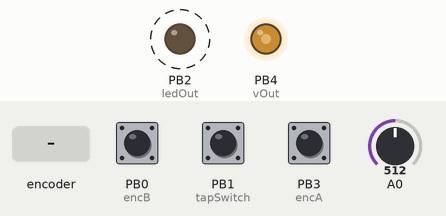
A sketch run on a simulated ATtiny85, built with avr-gcc and run on an emulated ATtiny85. Parts: output pins drawn as LEDs (lit = HIGH). Dashed ring = blinking. The test bench sets the inputs (shaded band); at power-on: A0 = 512, PB0 (encB) HIGH, PB1 (tapSwitch) LOW, PB3 (encA) HIGH. Random numbers use the default seed unless the sketch sets one.

Above: at 1.2 s.
1.3 s: A0 set to 913
At 1.87 s:
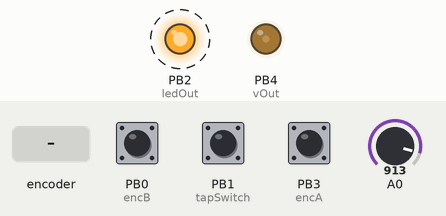
4.3 s: A0 set to 934
At 5.6 s:
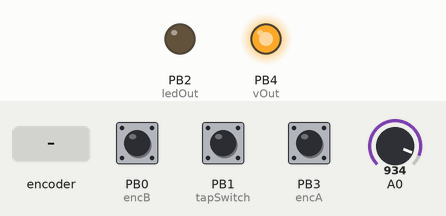
6.5 s: rotary encoder on PB3 (encA) / PB0 (encB) turned 1 step (first pin leading)
At 7.61 s:
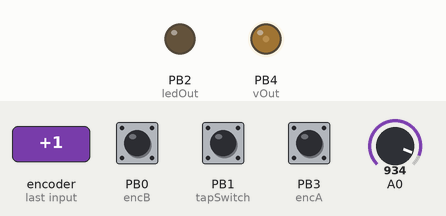
Timing chart, 0 to 15.7 s (numbered marks = the images above; inputs shaded):
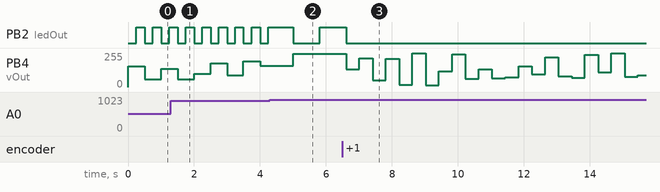

The sketch:

SampleHold.ino
```cpp
#include <avr/io.h>
#include <avr/interrupt.h>
#include <util/atomic.h>

// Assign pins

//DigitalPin Assignments
const unsigned int tapSwitch = 1;
const unsigned int ledOut = 2;
const unsigned int vOut = 4;
const unsigned int encA = 3;
const unsigned int encB = 0;

//AnalogPin Assignment
const unsigned int encSW = 0;
const unsigned int encSWDig = 5;

// Initiate encoder stuff
volatile int lastEnc = 0;

// Initiate the tap tempo button stuff
int buttonState;
int lastButtonState = LOW; // Previous state of tap tempo switch
int tapStatus = LOW; // Current status of the tap tempo switch

unsigned long lastDebounceTime = 0; // initiate the debounce time counter
unsigned long debounceDelay = 100; // How long we enforce a debounce

unsigned int prevTaps = 0; // How many taps we have in our history
unsigned int tapTimeout; // numSeconds*1000
unsigned int maxTaps = 10; // Max number of taps to keep in history
unsigned int prevTimes [10]; // Array for storing the tap periods
unsigned int tapTime; // Averaged value of times in tap history
unsigned int prevTapTime; // Previous averaged tap tempo time
unsigned int useTap; // This is used to determine if we have enough taps to calculate the tap period
unsigned int prevTapDelay; // This is used for debouncing the tap tempo switch
unsigned int numSteps = 128; //number of divisions allowable between the maximum and minimum hold period

//Set up bounds for how fast/slow we allow things to go before divisions
unsigned long minFreq = 0.5; // Minimum frequency in Hz
unsigned int maxFreq = 20; // Maximum frequency in Hz
unsigned int minTime; // shortest allowable period between changes in voltage level
unsigned int maxTime; // longest allowable period between changes in voltage level
unsigned int timeStep; // The amount of time between divisions over the range of [minTime:maxTime]
unsigned int usePattern; //Whether or not we are using the pattern, determined by encoder switch
unsigned int encSWCount = 0; // Counter for how many times the switch has been pressed. Used for determining multiplier/pattern
unsigned int prevSWState = LOW;

unsigned int defaultSampleTime; //duration in ms of a 120 bpm default tempo
unsigned int sampleTime; //set this to the default
unsigned int prevSampleTime; //set this to the default
unsigned int currentMillis; // Used for debouncing tap tempo switch
unsigned int prevMillis; // Used for keeping track of LED blinking
unsigned int prevVoltMillis; // Used for keeping track of voltage
unsigned int prevPatternMillis = 0; // Used for keeping track of pattern step time
unsigned int patternSampleTime = 0;
unsigned int maxLEDTime = 300; //Maximum LED blink on duration in ms
unsigned int currLEDState = LOW; // LED starts off off
unsigned int currLEDOffInterval; // How long the LED has been off
unsigned int currLEDOnInterval; // How long the LED has been on
unsigned int blinkDuration; // How long should the LED be on
unsigned int currVoltInterval; // How long have we held the current voltage level
unsigned int voltDuration; // How long do we need to hold the current voltage level

unsigned int multiplier = 1; // How much to divide the tapped tempo
unsigned int prevMultiplier = 1; // Last multiplier for checking to see what we need to do
unsigned int patternMultiplier = 1; // Keeps track of the current multiplier for the pattern function
unsigned int prevTempo; // Last tempo that we indicated
unsigned int patternCount = 0; // Indicates were in our tempo pattern we are

const unsigned int minPWM = 10; //Minimum PWM duty cycle
const unsigned int minPWMDelta = 10; //Minimum separation between voltage levels
unsigned int prevDutyCycle;

unsigned int updateMult = 0;
unsigned int updateLEDInterval = 1;

void setup() {
  //Define what each pin is
  pinMode(encA, INPUT);
  pinMode(encB, INPUT);
  pinMode(encSWDig, INPUT_PULLUP);
  pinMode(tapSwitch, INPUT_PULLUP);
  pinMode(vOut, OUTPUT);
  pinMode(ledOut, OUTPUT);

  //Set up the initial state of the pins
  digitalWrite(encA, HIGH);
  digitalWrite(encB, HIGH);
  //digitalWrite(encSW, LOW);
  digitalWrite(tapSwitch, LOW);
  digitalWrite(ledOut, LOW);
  digitalWrite(vOut, LOW);

  defaultSampleTime = round(60 / 180 * 1000); //duration in ms of a 120 bpm default tempo
  sampleTime = round(60 / 180 * 1000); //set this to the default
  prevSampleTime = round(60 / 180 * 1000); //set this to the default
  tapTime = 500;
  prevTapTime = 500;
  prevTapDelay = 0;

  prevMillis = millis();
  prevVoltMillis = millis();

  //Initialize the voltage out
  int newDutyCycle = random(minPWM, 255);
  prevDutyCycle = newDutyCycle;

  //Update the output PWM duty cycle
  analogWrite(vOut, newDutyCycle);

  minTime = 50; // 1/maxFreq*1000 shortest allowable period between changes in voltage level
  maxTime = 5000; // round(1 / minFreq * 1000); // longest allowable period between changes in voltage level
  timeStep = round(4950 / 1024); // The amount of time between divisions over the range of [minTime:maxTime]
  tapTimeout = 2500; // How long to keep waiting for taps

  TCCR1 = (TCCR1 & 0b11110000) | 0b0001;
  //Set up an ISR for the encoder switch pin so that it reacts instantly
  //and to reduce loop execution time with determining multiplier
  GIMSK = 0b00100000; //enable pin change interrupts
  PCMSK = 0b00001001; //enable PB3 and PB4 as pin change interruptible
  sei(); //start interrupt service
}


void loop() {
  //Update the multiplier by polling the encoder switch
  updateMultiplier();

  //Check to see if tap tempo is used
  checkTapTempo();

  //Update the sample time based on above
  updateSampleTime();

  currentMillis = millis();

  //Update the random voltage generation
  //voltageOut();

  //Update the LED blink rate
  //Blink LED for 1/2 period with a max illumination of maxLEDTime ms per period
  updateVoltageandLED();
}


//Interrupt handling
ISR (PCINT0_vect) {
  int  readA1 = digitalRead(encA);
  int  readB1 = digitalRead(encB);

  delayMicroseconds(2000); //Brute force debouncing
  int  readB2 = digitalRead(encB);
  int  readA2 = digitalRead(encA);

  if (readA1 == readA2 && readB1 == readB2) {

    int MSB = readA1;
    int LSB = readB1;

    int encoded = (MSB << 1) | LSB; // shift MSB by one bit and append LSB
    int sum = (lastEnc << 2) | encoded; // shift last ENC value by two bits and append the latest two

    //Clockwise turn
    if (sum == 0b1101 || sum == 0b0100 || sum == 0b0010 || sum == 0b1011) {
      tapTime = (tapTime / multiplier) - timeStep;

      if (tapTime < minTime) {
        tapTime = minTime;
      }
    }
    //Counterclockwise turn
    else if (sum == 0b1110 || sum == 0b0111 || sum == 0b0001 || sum == 0b1000) {
      tapTime = (tapTime / multiplier) + timeStep;

      if (tapTime > maxTime) {
        tapTime = maxTime;
      }
    }
    lastEnc = encoded;
  }

}


void updateMultiplier() {
  // Poll the switch, but let the encoders use the interrupts

  int currSW = analogRead(encSW) > 925;
  int isDebounced = 0;

  if (currSW == HIGH) {
    delay(100);

    int tempSW = analogRead(encSW) > 925;

    if (tempSW == currSW || prevSWState == LOW) {
      encSWCount++;
      updateMult = 1;
      isDebounced = 1;
      prevSWState = HIGH;
    }
    else {
      prevSWState = LOW;
    }
  }

  //Check to see what the multiplier is and if we are using the pattern
  if (updateMult && isDebounced) {
    switch (encSWCount) {
      case 0:
        multiplier = 1;
        usePattern = 0;
        break;
      case 1:
        multiplier = 2;
        usePattern = 0;
        break;
      case 2:
        multiplier = 4;
        usePattern = 0;
        break;
      case 3:
        multiplier = 1;
        usePattern = 1;
        break;
      case 4:
        multiplier = 1;
        usePattern = 0;
        encSWCount = 0;
        break;
    }
    patternCount = 0;
    isDebounced = 0;
  }
}


void updateSampleTime() {
  int tempSampleTime = round(tapTime / multiplier);

  if (usePattern != 1) {
    //If we are more than 5 ms off and not using pattern, update the sampleTime
    if ((abs(tapTime - prevTapTime) >= 5) && !updateMult) {
      tempSampleTime = tapTime;
      prevTapTime = tapTime;
      patternMultiplier = 1;
      multiplier = 1;
      encSWCount = 0; // If we change the tempo, reset encoder count and go to a multiplier of 1
      updateLEDInterval = 1;
    }
    // If the multiplier has changed, update
    else if (updateMult) {
      //tempSampleTime = round(tapTime / multiplier); //Round to nearest ms
      updateMult = 0;
      prevMillis = millis();
      updateLEDInterval = 1;
    }
  }
  // If we are using the pattern, handle everything for that here
  else {
    int currPatternMillis = millis();
    if (currPatternMillis - prevPatternMillis >= patternSampleTime) {
      updateLEDInterval = 1;
      //create the pattern for the switch as one quarter and 2 eighth notes
      switch (patternCount) {
        case 0:
          patternMultiplier = 1;
          break;
        case 1:
          patternMultiplier = 2;
          break;
        case 2:
          patternMultiplier = 2;
          break;
        case 3:
          patternCount = 0;
          patternMultiplier = 1;
          break;
      }
      patternCount++;
      patternSampleTime = round(tapTime / patternMultiplier);
      tempSampleTime = patternSampleTime;
      prevPatternMillis = currPatternMillis;
    }

  }

  sampleTime = tempSampleTime;
}


//Code for debouncing tap tempo switch
void switchDebounce() {
  int reading = digitalRead(tapSwitch);

  //int reading = analogRead(0) > 950;

  if (reading != lastButtonState) {
    lastDebounceTime = millis();
  }

  if ((millis() - lastDebounceTime) > debounceDelay) {

    if (reading != buttonState) {

      buttonState = reading;

      if (buttonState == HIGH) {
        tapStatus = HIGH;
      }
    }
  }

  lastButtonState = reading;
}


void checkTapTempo() {

  //Check to see if the tap tempo switch has been pressed
  switchDebounce();

  if (tapStatus == HIGH) {

    tapStatus = LOW;
    //Check to see if we already have a tap tempo history. If so, add this to
    //the history. If not, start a new count.
    if (prevTaps > 0) {
      int currTime = millis();
      int currDelay = currTime - prevTapDelay;
      // Check to make sure we didn't time out
      if (currDelay < tapTimeout) {
        //Set the flag for using tap tempo
        useTap = 1;

        // Create the temp array for storing times in
        unsigned int newPrevTimes [maxTaps];

        if (prevTaps < maxTaps) {

          //Fill up the new array with all the old values first
          for (int k = 0; k < prevTaps - 1; k++) {
            newPrevTimes[k] = prevTimes[k];
          }

          //Then add in the new value at the end
          newPrevTimes[prevTaps - 1] = currDelay;
          prevTaps++;

        } // End if prevTaps < maxTaps
        // If we have filled the tap buffer
        /*
          else {

          //Fill up the new array with all the old values first
          for (int k = 0; k < prevTaps - 1; k++) {
            newPrevTimes[k] = prevTimes[k + 1];
          }

          //Then add in the new value at the end
          newPrevTimes[maxTaps-1] = currDelay;
          prevTaps = maxTaps;
          }
        */
        for (int nTime = 0; nTime < maxTaps; nTime++) {
          prevTimes[nTime] = newPrevTimes[nTime];
        }

      } // End if currDelay < tapTimeout
      else {
        //If we timeout, reset the counter and zero out the tempo array
        prevTaps = 1;

        for (int i = 0; i < maxTaps; i++) {
          prevTimes[i] = 0;
        }

        useTap = 0;
      } // End if tap has timed out
    } // End if prevTaps > 0
    // If we do not have any previous taps (first tap after timeout)
    else {
      prevTaps = 1;

      for (int i = 0; i < maxTaps; i++) {
        prevTimes[i] = 0;
      }

      useTap = 0;
    }

    if (useTap == 1 && prevTaps > 2) {
      //Calculate the average polling time, including the multiplier and the random switch
      int sum, loop, numVals;
      float avg;

      sum = avg = 0;
      numVals = 0;

      for (loop = 0; loop < prevTaps - 1; loop++) {
        if (prevTimes[loop] != 0) {
          sum += prevTimes[loop];
          numVals++;
        }
      }
      avg = (float)sum / numVals;
      tapTime = round(avg);
      multiplier = 1;
      encSWCount = 0;
    }
    else {
      //If we don't have the information to produce a tap tempo, stick with what we have
    }
    prevTapDelay = millis();
  }

}


/*
//Code to produce the voltage
void voltageOut() {

  //If we have reached sampleTime or we have changed how long to hold, get a new voltage. Otherwise, don't do anything
  if (currentMillis - prevVoltMillis >= sampleTime || updateLEDInterval) {
    // Create the new duty cycle. PWM operates on 0-255 range for duty cycle
    int newDutyCycle = random(minPWM, 255);

    while (abs(newDutyCycle - prevDutyCycle) < minPWMDelta) {
      newDutyCycle = random(minPWM, 255);
    }

    //Update the output PWM duty cycle
    analogWrite(vOut, newDutyCycle);
    prevDutyCycle = newDutyCycle;
    prevVoltMillis += sampleTime;
  }

}
*/

//Code for LED flashing update
void updateVoltageandLED() {

  if (usePattern != 1) {
    if (updateLEDInterval) {
      updateLEDInterval = 0;

      if (sampleTime / 2 >= maxLEDTime) {
        currLEDOnInterval = maxLEDTime;
      }
      else {
        currLEDOnInterval = round(sampleTime / 2);
      }
      currLEDOffInterval = round(sampleTime - currLEDOnInterval);
    }
  }
  // If we are using pattern, adjust the LED blinking to match the pattern
  else {
    if (updateLEDInterval) {
      updateLEDInterval = 0;
      //blinkDebugLED(2, 5);
      if (patternSampleTime / 2 >= maxLEDTime) {
        currLEDOnInterval = maxLEDTime;
      }
      else {
        currLEDOnInterval = round(patternSampleTime / 2);
      }
      currLEDOffInterval = round(patternSampleTime - currLEDOnInterval);
    }
  }

  //Check to see if we have completed the LED on or off interval and change if we have
  if (currLEDState == LOW) {
    if (currentMillis - prevMillis >= currLEDOffInterval) {
      currLEDState = HIGH;
      prevMillis += currLEDOffInterval;
      digitalWrite(ledOut, HIGH);
    }
  }

  if (currLEDState == HIGH) {
    if (currentMillis - prevMillis >= currLEDOnInterval) {

      int newDutyCycle = random(minPWM, 255);

      while (abs(newDutyCycle - prevDutyCycle) < minPWMDelta) {
        newDutyCycle = random(minPWM, 255);
      }

      //Update the output PWM duty cycle
      analogWrite(vOut, newDutyCycle);
      prevDutyCycle = newDutyCycle;

      currLEDState = LOW;
      prevMillis += currLEDOnInterval;
      digitalWrite(ledOut, LOW);
    }
  }

}


/*
  void blinkLED(int numBlinks, int duration) {
  for (int i = 0; i < numBlinks; i++) {
    digitalWrite(ledOut, HIGH);
    delay(duration);
    digitalWrite(ledOut, LOW);
    delay(duration);
  }
  }

  void blinkDebugLED(int numBlinks, int duration) {
  for (int i = 0; i < numBlinks; i++) {
    digitalWrite(encSW, HIGH);
    delay(duration);
    digitalWrite(encSW, LOW);
    delay(duration);
  }
  }
*/
```

Measured:
- the behaviour switches between 925 and 926 on A0 (found by bisection; images 1 and 2)
